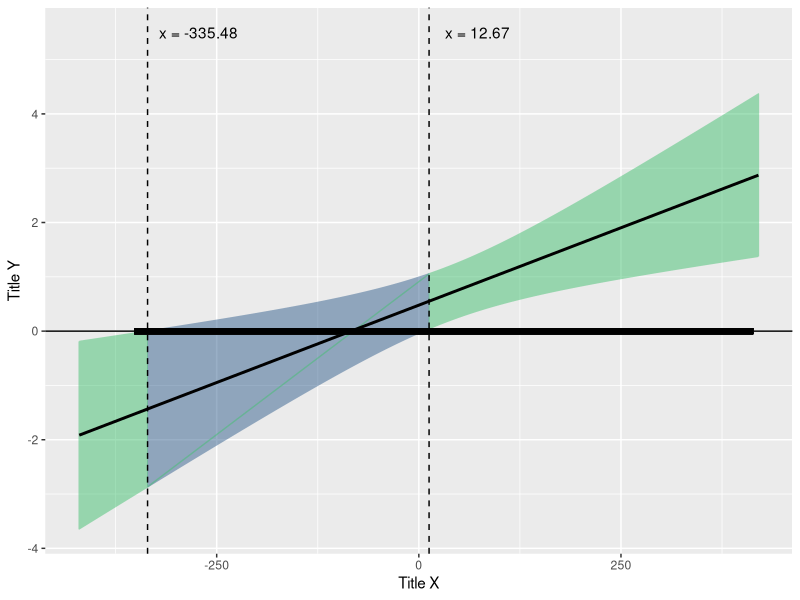

Here is the R script that generated this plot:
library(tidyverse)
library(viridis)

# Code to create a nice figure using the output from preacher interaction utilities
# This will create a regions of significance figure for a 2-way interaction

# These equations are example data pulled from preacher utility output
z1=-420  #supply lower bound for z
z2=420   #supply upper bound for z
z <- seq(z1,z2,length=1000)
fz <- c(z,z)
y1 <- (0.4781+0.0057*z)+(2.1044*sqrt(0.0597+(2*z*-0.0001)+((z^2)*0.000003)))
y2 <- (0.4781+0.0057*z)-(2.1044*sqrt(0.0597+(2*z*-0.0001)+((z^2)*0.000003)))
fy <- c(y1,y2)
fline <- (0.4781+0.0057*z)

# Pull these variables into a data.frame
df <- data.frame(z = c(z), fz = c(fz), 
                y1 = c(y1), y2 = c(y2), 
                fy = c(fy), fline = c(fline))

# Set significance colors for figure (optional)
# Settings pulled from Preacher utilities output
df <- df %>%
  mutate(linecolor = ifelse(fz <= -335.48 | fz >= 12.67, "sig", "insig"))

# Create figure
ggplot(df, aes(fz, fy, color = linecolor)) +
  geom_line(alpha=.5) +
  # Nice package for colorblind friendly visualizations
  scale_color_viridis_d(begin = .3, end = .7) +
  stat_smooth(method = "lm", se = FALSE, color = "black") +
  labs(y = "Title Y",
       x = "Title X") +  
  theme(plot.title = element_text(hjust = 0)) +
  # Set lines for significance boundaries
  geom_vline(xintercept = -335.4841, linetype = "dashed") +
  geom_vline(xintercept = 12.67, linetype = "dashed") +
  geom_hline(yintercept = 0) +
  # Create a line segment visualizing observed data range
  geom_segment(aes(x = min(-351.555290),xend = max(413.370407),y = 0,yend = 0),
               colour = "black", size = 2) +
  # Annotate boundary lines
  annotate("text", x = -270, y = 5.5,
           label = "paste(x, \" = -335.48 \")", parse = TRUE) +
  annotate("text", x = 75, y = 5.5,
           label = "paste(x, \" = 12.67 \")", parse = TRUE) +
  # Remove legend
  theme(legend.position = "none")

